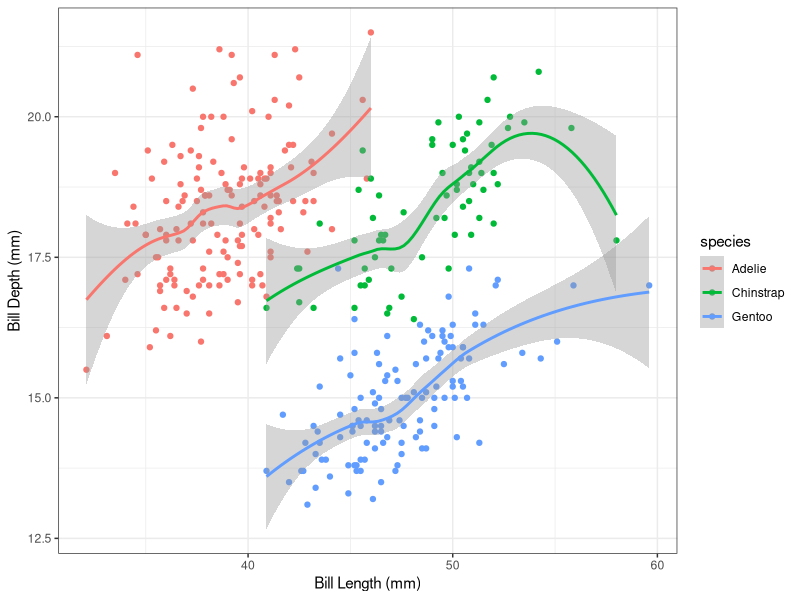

R code for this plot:
## ---- chunk 1
knitr::opts_chunk$set(echo = TRUE, fig.path = '../output/', warning = FALSE, message = FALSE)
## ---- chunk 2
library(tidyverse)
library(here)
library(palmerpenguins)
## ---- chunk 3
glimpse(penguins)
## ---- chunk 4
penguins %>% 
  ggplot(aes(x = bill_length_mm,
             y = bill_depth_mm,
             color = species))+
  geom_point()+
  geom_smooth(methods = "lm")+
  labs(x= "Bill Length (mm)",
       y= "Bill Depth (mm)")+
theme_bw()
